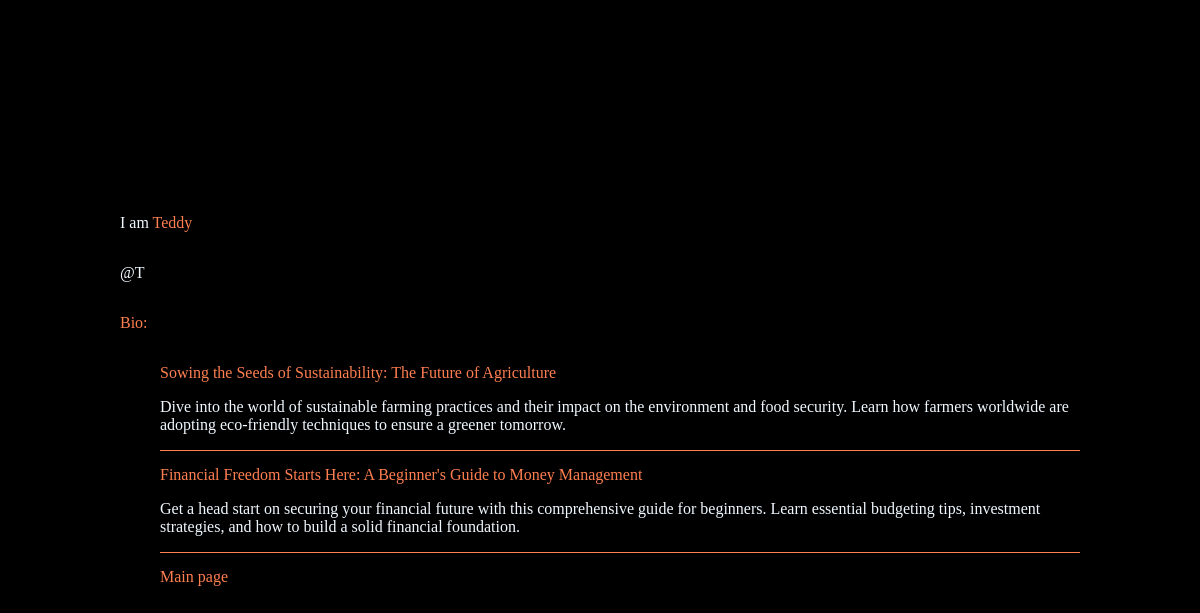
Before: /blog/writer/3/ with the older database file.
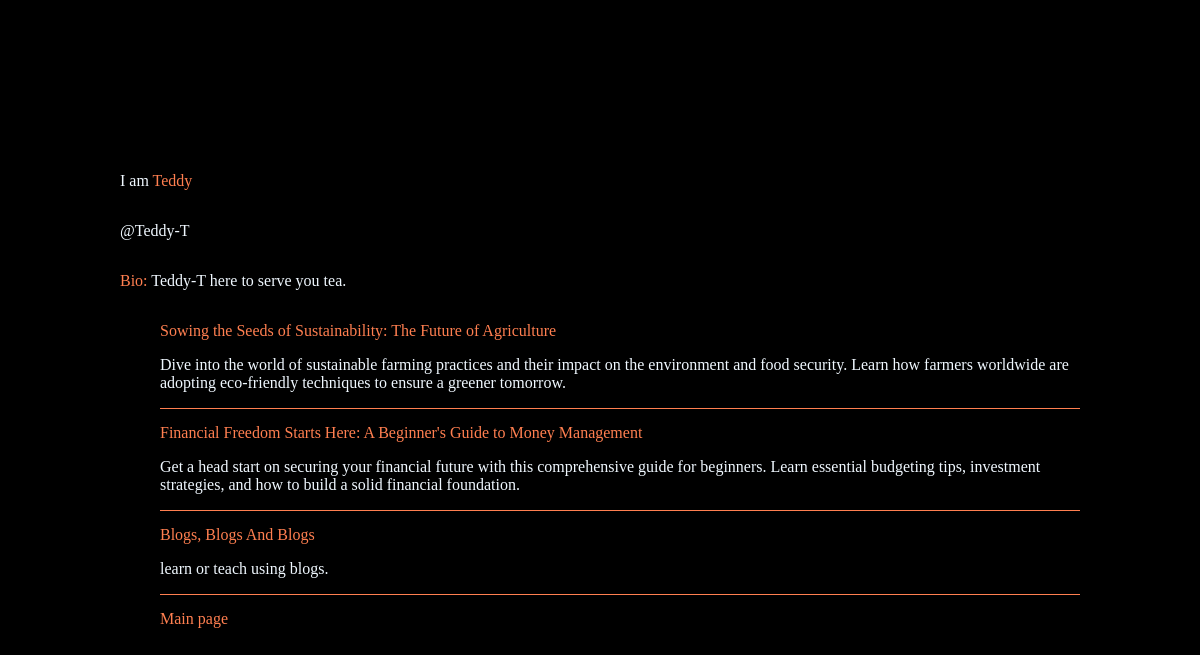
After: the same page with the newer database file.
### blog/models.py (models this page shows, shortened)
class Blogger(m.Model):
    name = m.CharField(max_length=255)
    username = m.CharField(max_length=255)
    bio = m.TextField()

class Blog(m.Model):
    title = m.CharField(max_length=255)
    body = m.TextField()
    pub_date = m.DateTimeField("date published")
    blogger = m.ForeignKey(Blogger, on_delete = m.CASCADE)

### blog/views.py (the view)
# urls.py: path('writer/<int:blogger_id>/', views.writer, name="writer"),
def writer(request, blogger_id):
    writer = Blogger.objects.get(pk = blogger_id)
    title = "writer"
    context = {
        "writer":writer,
        "title": title
    }
    return render(request, 'blog/writer.html', context)

### blog/templates/blog/writer.html (shortened to what this page needs)
<!DOCTYPE html>
<html lang="en">
<head>
</head>
<body>
    <div class="user-details">
        <p> I am <span>{{ writer.name}}</span></p>
        <p>@{{ writer.username}}</p>
    </div>
    <p class="bio"><span>Bio: </span>{{ writer.bio}}</p>
    <ul>
        {% for blog in writer.blog_set.all %}
            <li class="list-item">
                <a href="{% url 'blog:article' blog.id %}"><span class="blog">{{ blog.title }}</span></a>
                <p>{{ blog.body }}</p>
            </li>
        {% endfor %}
            <a class="main-page" href="{% url 'blog:feed' %}">Main page</a>
    </ul>
</body>
</html>

Changed rows visible on the page:
changed Blogger "Teddy": username "T" → "Teddy-T"; bio (not shown) → "Teddy-T here to serve you tea."
added Blog: title "Blogs, Blogs And Blogs", body "learn or teach using blogs."
